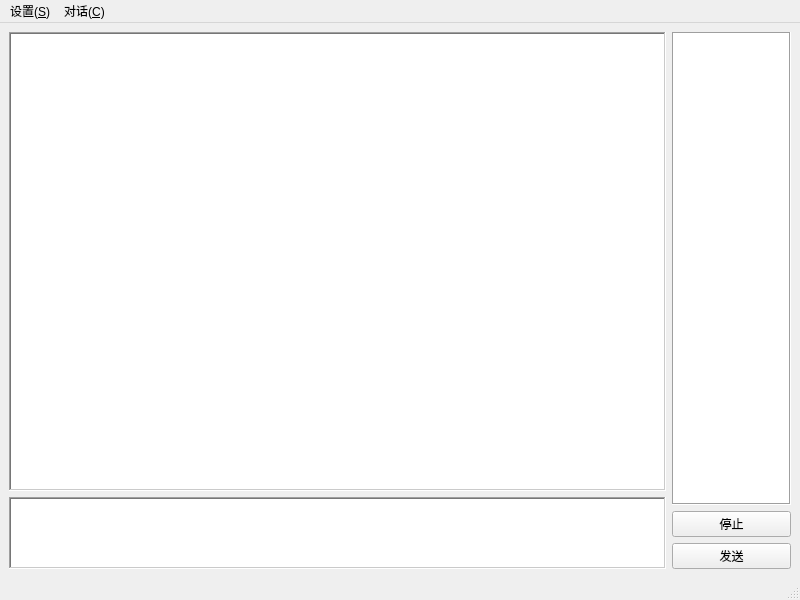
<?xml version="1.0" encoding="UTF-8"?>
<ui version="4.0">
 <class>MainWindow</class>
 <widget class="QMainWindow" name="MainWindow">
  <property name="geometry">
   <rect>
    <x>0</x>
    <y>0</y>
    <width>800</width>
    <height>600</height>
   </rect>
  </property>
  <property name="windowTitle">
   <string>AI助手</string>
  </property>
  <property name="windowIcon">
   <iconset resource="Icon.qrc">
    <normaloff>:/Icon/build/Desktop_Qt_6_11_0_MinGW_64_bit-Debug/Icon/ai_4471.png</normaloff>:/Icon/build/Desktop_Qt_6_11_0_MinGW_64_bit-Debug/Icon/ai_4471.png</iconset>
  </property>
  <widget class="QWidget" name="centralwidget">
   <layout class="QHBoxLayout" name="horizontalLayout" stretch="11,2">
    <item>
     <layout class="QVBoxLayout" name="verticalLayout" stretch="9,1">
      <property name="sizeConstraint">
       <enum>QLayout::SizeConstraint::SetFixedSize</enum>
      </property>
      <item>
       <widget class="QTextEdit" name="textEdit_Output">
        <property name="font">
         <font>
          <pointsize>12</pointsize>
         </font>
        </property>
        <property name="frameShape">
         <enum>QFrame::Shape::WinPanel</enum>
        </property>
        <property name="readOnly">
         <bool>true</bool>
        </property>
       </widget>
      </item>
      <item>
       <widget class="QTextEdit" name="textEdit_Input">
        <property name="font">
         <font>
          <pointsize>12</pointsize>
         </font>
        </property>
        <property name="frameShape">
         <enum>QFrame::Shape::WinPanel</enum>
        </property>
        <property name="frameShadow">
         <enum>QFrame::Shadow::Sunken</enum>
        </property>
       </widget>
      </item>
     </layout>
    </item>
    <item>
     <layout class="QVBoxLayout" name="verticalLayout_2" stretch="9,0,1">
      <item>
       <widget class="QListWidget" name="listWidget">
        <property name="frameShape">
         <enum>QFrame::Shape::Box</enum>
        </property>
       </widget>
      </item>
      <item>
       <widget class="QPushButton" name="pushButton_Stop">
        <property name="text">
         <string>停止</string>
        </property>
        <property name="checkable">
         <bool>false</bool>
        </property>
        <property name="autoDefault">
         <bool>false</bool>
        </property>
        <property name="default">
         <bool>false</bool>
        </property>
        <property name="flat">
         <bool>false</bool>
        </property>
       </widget>
      </item>
      <item>
       <widget class="QPushButton" name="pushButton_Send">
        <property name="text">
         <string>发送</string>
        </property>
        <property name="autoDefault">
         <bool>false</bool>
        </property>
        <property name="default">
         <bool>false</bool>
        </property>
       </widget>
      </item>
     </layout>
    </item>
   </layout>
  </widget>
  <widget class="QStatusBar" name="statusBar"/>
  <widget class="QMenuBar" name="menuBar">
   <property name="geometry">
    <rect>
     <x>0</x>
     <y>0</y>
     <width>800</width>
     <height>25</height>
    </rect>
   </property>
   <property name="defaultUp">
    <bool>false</bool>
   </property>
   <widget class="QMenu" name="menu_dialog">
    <property name="title">
     <string>对话(&amp;C)</string>
    </property>
    <addaction name="newChatAction"/>
    <addaction name="renameChatAction"/>
    <addaction name="clearHistoryAction"/>
    <addaction name="deleteChatAction"/>
    <addaction name="exportChatAction"/>
   </widget>
   <widget class="QMenu" name="menu_setting">
    <property name="title">
     <string>设置(&amp;S)</string>
    </property>
    <addaction name="toggleThemeAction"/>
    <addaction name="settingsAction"/>
    <addaction name="exitAction"/>
   </widget>
   <addaction name="menu_setting"/>
   <addaction name="menu_dialog"/>
  </widget>
  <action name="newChatAction">
   <property name="text">
    <string>新对话(&amp;N)</string>
   </property>
  </action>
  <action name="deleteChatAction">
   <property name="text">
    <string>删除对话(&amp;D)</string>
   </property>
  </action>
  <action name="clearHistoryAction">
   <property name="text">
    <string>清空对话(&amp;H)</string>
   </property>
  </action>
  <action name="exitAction">
   <property name="text">
    <string>退出程序(&amp;Q)</string>
   </property>
  </action>
  <action name="settingsAction">
   <property name="text">
    <string>API设置(P)</string>
   </property>
  </action>
  <action name="exportChatAction">
   <property name="text">
    <string>导出对话(&amp;E)</string>
   </property>
  </action>
  <action name="renameChatAction">
   <property name="text">
    <string>重命名(&amp;R)</string>
   </property>
  </action>
  <action name="toggleThemeAction">
   <property name="text">
    <string>主题切换(&amp;T)</string>
   </property>
  </action>
 </widget>
 <resources>
  <include location="Icon.qrc"/>
 </resources>
 <connections/>
</ui>
